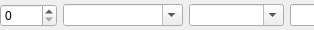
<?xml version="1.0" encoding="UTF-8"?>
<ui version="4.0">
 <class>CChannelProperties</class>
 <widget class="QWidget" name="CChannelProperties">
  <property name="geometry">
   <rect>
    <x>0</x>
    <y>0</y>
    <width>314</width>
    <height>30</height>
   </rect>
  </property>
  <property name="minimumSize">
   <size>
    <width>0</width>
    <height>0</height>
   </size>
  </property>
  <property name="maximumSize">
   <size>
    <width>16777215</width>
    <height>16777215</height>
   </size>
  </property>
  <property name="windowTitle">
   <string>Form</string>
  </property>
  <widget class="QWidget" name="layoutWidget">
   <property name="geometry">
    <rect>
     <x>0</x>
     <y>0</y>
     <width>320</width>
     <height>31</height>
    </rect>
   </property>
   <layout class="QHBoxLayout" name="horizontalLayout">
    <property name="spacing">
     <number>6</number>
    </property>
    <item>
     <widget class="QSpinBox" name="channel_voice_spinBox">
      <property name="minimumSize">
       <size>
        <width>40</width>
        <height>0</height>
       </size>
      </property>
      <property name="maximumSize">
       <size>
        <width>60</width>
        <height>16777215</height>
       </size>
      </property>
      <property name="maximum">
       <number>15</number>
      </property>
     </widget>
    </item>
    <item>
     <widget class="QComboBox" name="channel_note_comboBox">
      <property name="minimumSize">
       <size>
        <width>120</width>
        <height>0</height>
       </size>
      </property>
      <property name="maximumSize">
       <size>
        <width>16777215</width>
        <height>16777215</height>
       </size>
      </property>
      <property name="editable">
       <bool>true</bool>
      </property>
     </widget>
    </item>
    <item>
     <widget class="QComboBox" name="channel_velocity_comboBox">
      <property name="minimumSize">
       <size>
        <width>95</width>
        <height>0</height>
       </size>
      </property>
      <property name="maximumSize">
       <size>
        <width>120</width>
        <height>16777215</height>
       </size>
      </property>
      <property name="editable">
       <bool>true</bool>
      </property>
      <property name="currentText">
       <string/>
      </property>
      <property name="maxVisibleItems">
       <number>20</number>
      </property>
     </widget>
    </item>
    <item>
     <widget class="QLineEdit" name="channel_group_lineEdit">
      <property name="minimumSize">
       <size>
        <width>30</width>
        <height>0</height>
       </size>
      </property>
      <property name="maximumSize">
       <size>
        <width>30</width>
        <height>16777215</height>
       </size>
      </property>
     </widget>
    </item>
   </layout>
  </widget>
 </widget>
 <resources/>
 <connections/>
</ui>
